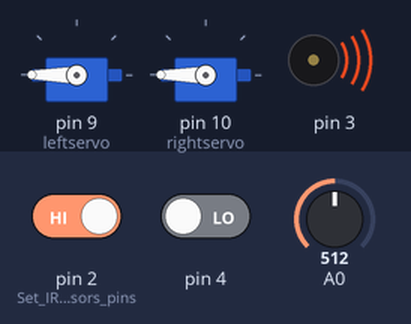
Simulated run of this sketch. Board: Arduino Uno, built with avr-gcc and run on an emulated ATmega328P. On the bench: 2 × servo, buzzer (waves = sounding). Inputs (shaded band) come from the test bench; at power-on: pin 4 LOW, A0 = 512, pin 2 (Set_IR_sensors_pins) HIGH.

Above: at 1.2 s.
1.3 s: pin 4 driven HIGH
At 1.5 s:
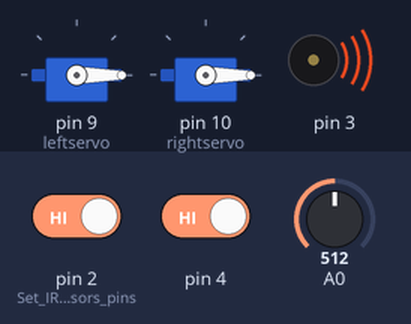
4.3 s: A0 set to 95
7.3 s: A0 set to 84
At 7.7 s:
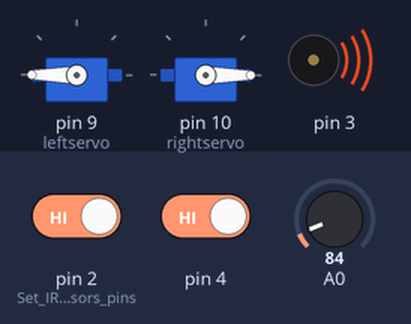
8.8 s: A0 set to 100
At 9.0 s:
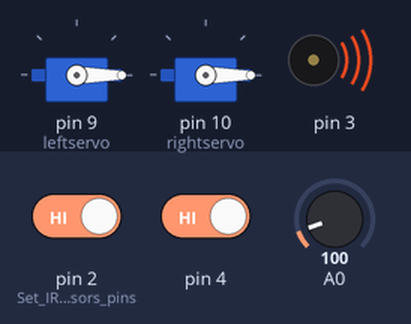
11.8 s: A0 set to 80
At 12.2 s:
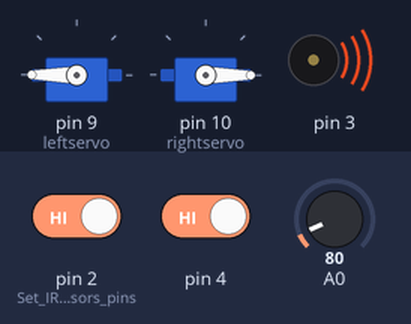
Timing chart, 0 to 14.3 s (numbered marks = the images above; inputs shaded):
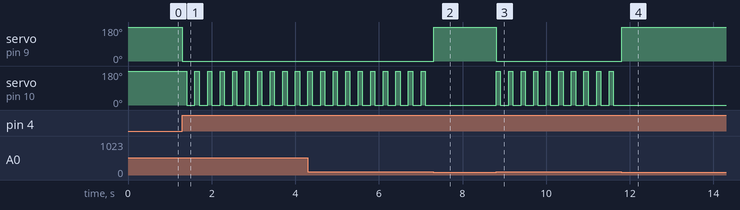

The sketch:

sumo-robot.ino
```cpp
#include <Servo.h> //Code to run the servos
//Set up names for numbers we want to store (variables)
Servo leftservo;
Servo rightservo;
int rightIR;
int leftIR;
int edgeSensor;

void setup() {
  pinMode(2, INPUT); //Set IR sensors pins
  pinMode(4, INPUT);
  leftservo.attach(9); //Set servo pins
  rightservo.attach(10);
  tone(3, 38000); //Start IR signal
}

void loop() {
  //Read sensors
  leftIR = digitalRead(2);
  rightIR = digitalRead(4);
  if (rightIR == HIGH && leftIR == LOW) {
    //Robot to the left, so turn
    leftservo.write(0);
    rightservo.write(0);
  }
  else if (rightIR == LOW && leftIR == HIGH) {
    //Robot to the right, so turn
    leftservo.write(180);
    rightservo.write(180);
  }
  else if (rightIR == LOW && leftIR == LOW) {
    //Robot ahead, so push it
    leftservo.write(180);
    rightservo.write(0);
  }
  else {
    //No robot detected, so check edge sensor
    edgeSensor = analogRead(A0);
    if (edgeSensor > 90) {
      //White line, backup and turn
      leftservo.write(0);
      rightservo.write(180);
      delay(100);
      leftservo.write(0);
      rightservo.write(0);
      delay(200);
    }
    else {
      //Nothing detected, so just go forward
      leftservo.write(180);
      rightservo.write(0);
    }
  }
}
```

Measured:
- the behaviour switches between 91 and 90 on A0 (found by bisection; images 1 and 2)
- after the input at 1.3 s, servo on pin 9 (leftservo): 180° → 0° at once; servo on pin 10 (rightservo): alternates 180° for 0.10 s and 0° for 0.20 s, starting after 0.10 s
- after the input at 7.3 s, servo on pin 9 (leftservo): 0° → 180° at once; servo on pin 10 (rightservo): stops changing and stays 0°
- after the input at 8.8 s, servo on pin 9 (leftservo): 180° → 0° at once; servo on pin 10 (rightservo): alternates 180° for 0.10 s and 0° for 0.20 s, starting at once
- after the input at 11.8 s, servo on pin 9 (leftservo): 0° → 180° at once; servo on pin 10 (rightservo): stops changing and stays 0°
